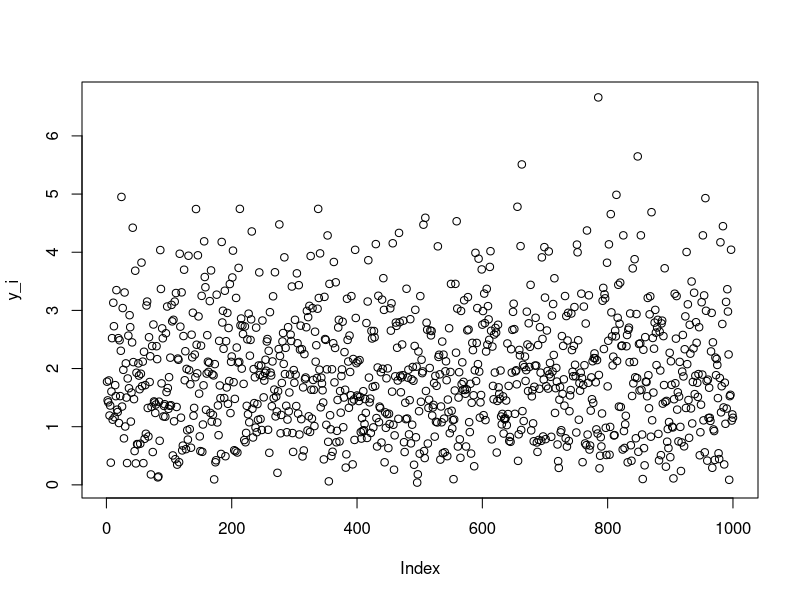

The R source for this figure: (Note: this script raises an error after producing the figure.)
set.seed(98)
x_i <- runif(1000, min = 0, max = 1)  # simulate from the Unif[0,1]
y_i <- sqrt(-5*log(1-x_i))  # apply the inverse function

plot(y_i)
eq_1 <- quantile(y_i, seq(0.01, 0.99, length = 100))  # quantile of the simulated data

simulated_data <- data.frame(Quantile = seq(0.01, 0.99, length = 100), Value = eq_1)

theoretical_data <- data.frame(Quantile = seq(0.01, 0.99, length = 100),
                               Value = qweibull(p = seq(0.01, 0.99, length = 100), shape = 2, scale = sqrt(5)))

ggplot() +
  geom_line(data = simulated_data, aes(x = Quantile, y = Value), color = "blue", linetype = "dashed", size =1) +
  geom_line(data = theoretical_data, aes(x = Quantile, y = Value), color = "red", linetype = "solid", size =1) +
  labs(x = "Quantiles", y = "Values")

